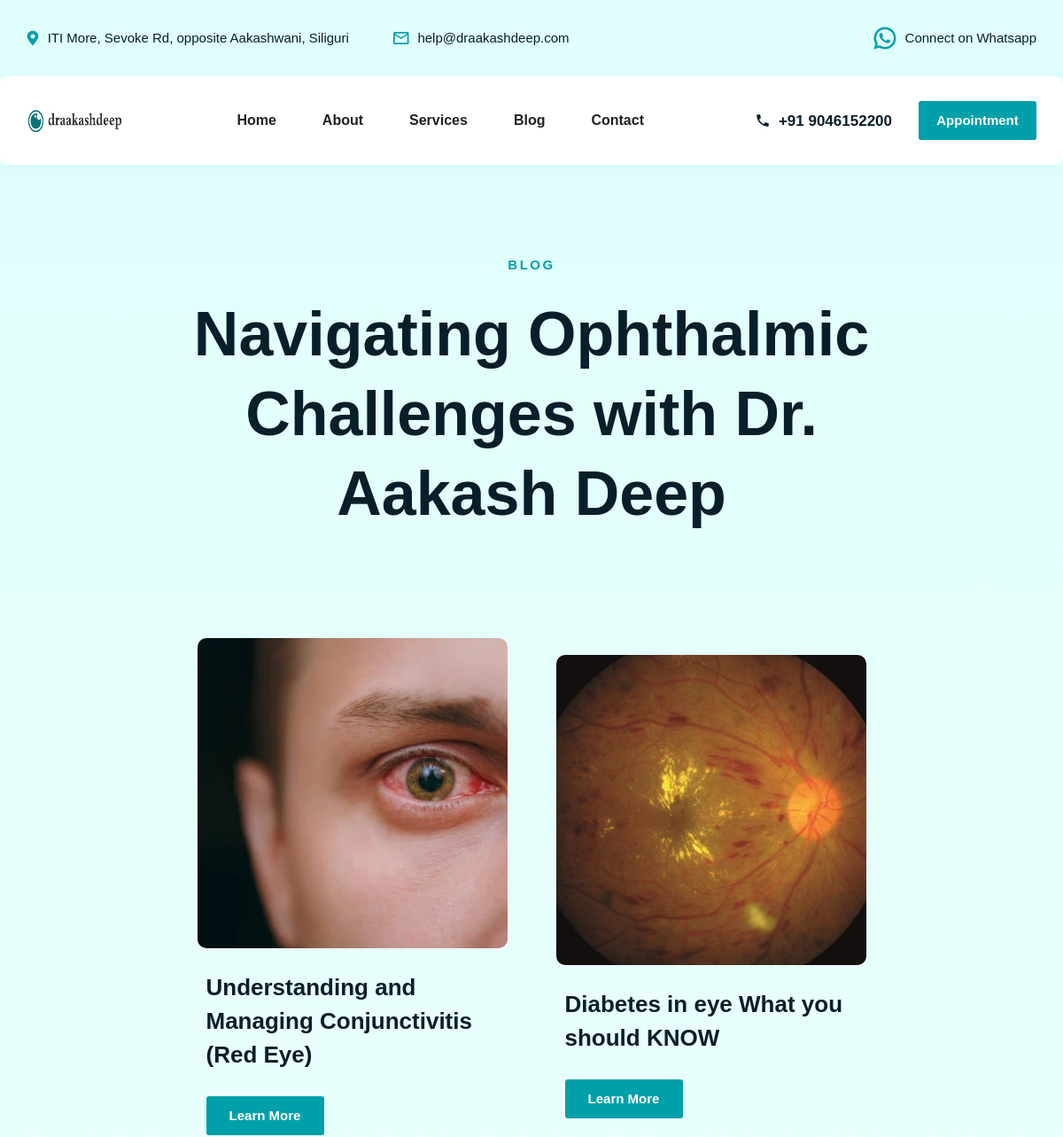
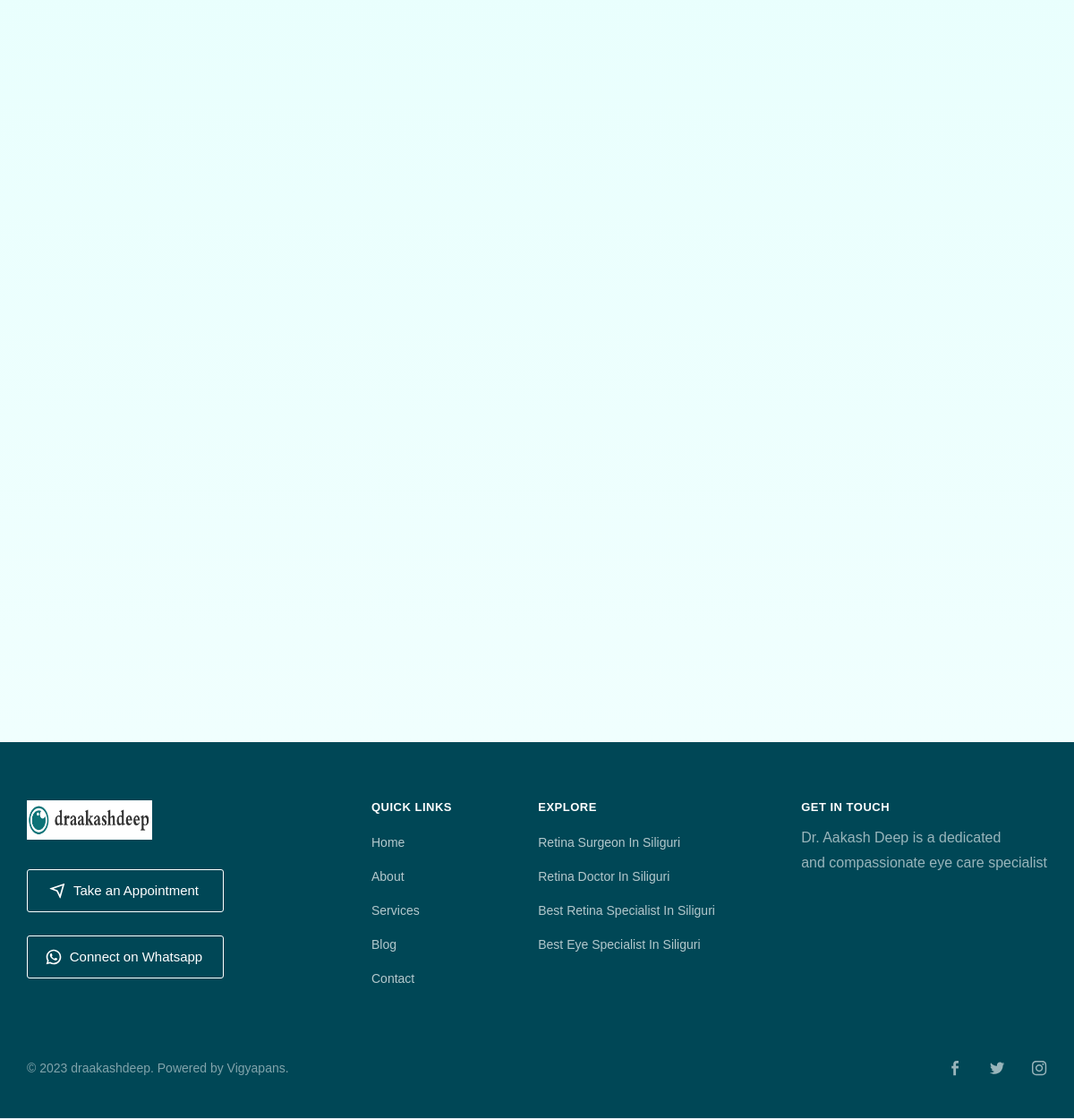
Screenshot of /blog.php with the database file from the repository (2 pictures, top to bottom).
### tables this page shows
CREATE TABLE `blogs` (
  `id` int(11) NOT NULL,
  `title` varchar(255) DEFAULT NULL,
  `description` text DEFAULT NULL,
  `page_type` varchar(255) DEFAULT NULL,
  `arc_images` varchar(255) DEFAULT NULL,
  `images` varchar(255) DEFAULT NULL,
  `upload_date` varchar(255) DEFAULT NULL,
  `dr_id` int(11) DEFAULT NULL,
  `status` int(11) DEFAULT 1,
  `date` datetime NOT NULL DEFAULT current_timestamp(),
  `added_by` varchar(255) DEFAULT NULL,
  `modified_by` varchar(255) DEFAULT NULL,
  `modified_date` varchar(255) DEFAULT NULL
);

### blog.php (the view, shortened to what this page needs)
<?php include('header.php'); ?>
<section class="doctors-section wf-section">
  <div class="main-container w-container">
    <div class="doctors-container">
      <div class="doctors-plans-heading">
        <div class="doctors-hero-header">
          <div class="body---variant-1 bold">Blog</div>
        </div>
        <div class="heading-wrapper">
          <h1 class="display-title bold">
            Navigating Ophthalmic Challenges with Dr. Aakash Deep
          </h1>
        </div>
      </div>
      <div class="doctors-blocks-wrapper">
        <?php
        $sql = "SELECT * FROM blogs";
        $res = mysqli_query($conn, $sql);
        while ($row = mysqli_fetch_assoc($res)) {
          $id = $row['id'];
          $title = $row['title'];
          $arc_images = $row['arc_images'];
          ?>
          <div class="doctor-block">
            <img src="<?php echo 'backend/admin/' . $arc_images; ?>" loading="lazy"
              sizes="(max-width: 479px) 92vw, (max-width: 767px) 94vw, (max-width: 991px) 39vw, 350px" srcset="<?php echo 'backend/admin/' . $arc_images; ?> 500w,
                <?php echo 'backend/admin/' . $arc_images; ?> 704w" alt="doctor&#x27;s image" class="doctor-image" />
            <div class="doctor-block-text">
              <div class="h4 bold">
                <?php echo $title ?>
              </div>
              <div class="appointment-cta">
                <a href="blog-details?id=<?php echo $id; ?>&title=<?php echo $title; ?>" class="primary-btn _15px w-button">Learn More</a>
              </div>
            </div>
          </div>
        <?php } ?>
      </div>
    </div>
  </div>
</section>
<?php include('footer.php'); ?>

### header.php (shortened to what this page needs)
<!DOCTYPE html>
<html data-wf-page="6426aa53f075abfb20341788" data-wf-site="6426aa53f075ab6c61341787" data-wf-status="1">
  <head>
    <link href="assets/css/style.css" rel="stylesheet" type="text/css" />
  </head>
  <body class="main-body">
    <div class="header">
      <div class="main-container _1285-max-width w-container">
        <div class="header-wrapper">
          <div class="header-left">
            <a href="https://maps.app.goo.gl/kjXgvdNYCz8o6ZCk8" target="_blank"
            class="header-link w-inline-block">
              <img src="assets/img/locationIcon.svg" loading="lazy" alt="" class="header-link-icon" />
              <div class="body---variant-1 medium">
                ITI More, Sevoke Rd, opposite Aakashwani, Siliguri
              </div>
            </a>
            <a href="mailto:help@draakashdeep.com" class="header-link w-inline-block">
              <img src="assets/img/mailIcon.svg" loading="lazy" alt="" class="header-link-icon" />
              <div class="body---variant-1 medium">
                help@draakashdeep.com
              </div>
            </a>
          </div>
          <div class="header-right">
            <a href="https://wa.me/+919046152200?text=Hello" target="_blank" class="header-link w-inline-block">
              <img src="assets/img/whatsappIcon.svg" loading="lazy" alt="" class="header-link-icon"/>
              <div class="body---variant-1 medium">
                Connect on Whatsapp
              </div>
            </a>
          </div>
        </div>
      </div>
    </div>
    <div data-w-id="2a41b56d-7a19-ecc3-9883-8893e5d7d5ea" data-animation="over-right"
    data-collapse="medium" data-duration="500" data-easing="ease" data-easing2="ease"
    role="banner" class="navbar w-nav">
      <div data-w-id="2a41b56d-7a19-ecc3-9883-8893e5d7d5ec" class="nav-container">
        <div data-w-id="2efdd897-a890-8272-1b1c-44b7ecc8075b" class="nav-container-shadow">
        </div>
        <nav role="navigation" class="nav-menu w-nav-menu">
          <div class="nav-menu-wrapper">
            <a href="/" aria-current="page" class="brand w-nav-brand w--current">
              <img src="assets/img/logo.png" height="30px" loading="lazy" alt="" class="logo" />
            </a>
            <div class="nav-links">
              <a href="/" aria-current="page" class="nav-link w-nav-link w--current">
                Home
              </a>
              <a href="about" class="nav-link w-nav-link">
                About
              </a>
              <a href="services" class="nav-link w-nav-link">
                Services
              </a>
              <a href="blog" class="nav-link w-nav-link">
                Blog
              </a>
              <a href="contact" class="nav-link w-nav-link">
                Contact
              </a>
            </div>
            <div class="nav-buttons">
              <a href="tel:+919046152200" class="nav-contact-number w-inline-block">
                <img src="assets/img/phoneIcon.svg" loading="lazy" alt="phone icon" class="phone-icon"
                />
                <div>
                  +91 9046152200
                </div>
              </a>
              <div class="nav-btn">
                <a href="contact" class="primary-btn _15px w-button">
                  Appointment
                </a>
              </div>
            </div>
          </div>
        </nav>
      </div>
    </div>

### footer.php (shortened to what this page needs)
<section class="footer-section wf-section">
  <div class="main-container w-container">
    <div class="footer-container">
      <div class="footer-block with-gap">
        <a href="#" class="footer-brand w-inline-block">
          <img src="assets/img/logo.png" loading="lazy" alt="draakashdeep logo"
          class="footer-logo" />
        </a>
        <a href="contact" class="footer-btn w-inline-block">
          <div class="footer-btn-embed w-embed">
          </div>
          <div>
            Take an Appointment
          </div>
        </a>
        <a href="https://wa.me/+919046152200?text=Hello" target="_blank" class="footer-btn w-inline-block">
          <div class="footer-btn-embed w-embed">
          </div>
          <div>
            Connect on Whatsapp
          </div>
        </a>
      </div>
      <div class="footer-content">
        <div id="w-node-bc793677-511d-2129-b7db-2f127e93d577-7e93d565" class="footer-block">
          <div class="footer-column-title">
            Quick Links
          </div>
          <a href="/" class="footer-link">
            Home
          </a>
          <a href="about" class="footer-link">
            About
          </a>
          <a href="services" class="footer-link">
            Services
          </a>
          <a href="blog" class="footer-link">
            Blog
          </a>
          <a href="contact" class="footer-link">
            Contact
          </a>
        </div>
        <div id="w-node-bc793677-511d-2129-b7db-2f127e93d58d-7e93d565" class="footer-block">
          <div class="footer-column-title">
            Explore
          </div>
          <a href="#" class="footer-link">
            Retina Surgeon In Siliguri
          </a>
          <a href="#" class="footer-link">
            Retina Doctor In Siliguri
          </a>
          <a href="#" class="footer-link">
            Best Retina Specialist In Siliguri
          </a>
          <a href="#" class="footer-link">
            Best Eye Specialist In Siliguri
          </a>
        </div>
        <div id="w-node-bc793677-511d-2129-b7db-2f127e93d598-7e93d565" class="footer-block">
          <div class="footer-column-title">
            Get In Touch
          </div>
          Dr. Aakash Deep is a dedicated
          <br>
          and compassionate eye care specialist
        </div>
      </div>
    </div>
  </div>
  <div class="footer-bottom-wrapper">
    <div class="footer-copyright-left">
      © 2023 draakashdeep. Powered by
      <a href="https://vigyapans.com/" target="_blank" class="webflow-link">
        Vigyapans.
      </a>
    </div>
    <div class="footer-social-block">
      <a href="#" class="footer-social-link w-inline-block">
        <div class="social-embed w-embed">
        </div>
      </a>
      <a href="#" class="footer-social-link w-inline-block">
        <div class="social-embed w-embed">
        </div>
      </a>
      <a href="#" class="footer-social-link w-inline-block">
        <div class="social-embed w-embed">
        </div>
      </a>
    </div>
  </div>
</section>
</body>
</html>

### rows the page displays
blogs: arc_images (picture), title "Understanding and Managing Conjunctivitis (Red Eye)"
blogs: arc_images (picture), title "Diabetes in eye What you should KNOW"
